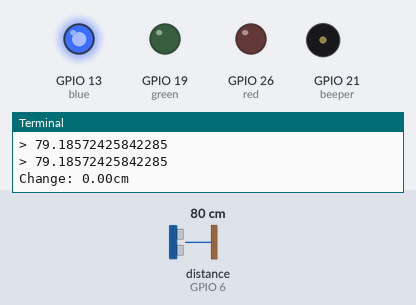
Simulated run of this program. Board: Raspberry Pi (BCM pin numbers). Parts: output pins drawn as LEDs (lit = HIGH), buzzer (waves = sounding, pin HIGH), the last lines printed to the terminal. Inputs (shaded band) come from the test bench; at power-on: distance to the obstacle (sensor on GPIO 6) 80 cm. The echo pulse lasts 58.3 µs per cm; the clock reads 2024-03-15 10:24:30 at power-on unless the program sets it; pins used as bus, display or sensor lines are not drawn.

Above: at 1.9 s.
2.0 s: distance to the obstacle (sensor on GPIO 6) set to 2 cm
At 2.54 s:
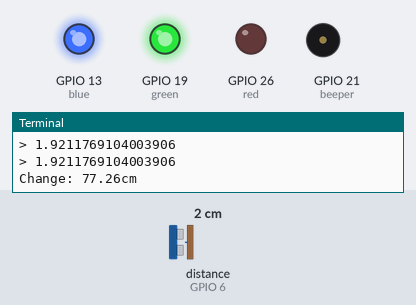
4.2 s: distance to the obstacle (sensor on GPIO 6) set to 120 cm
At 4.84 s:
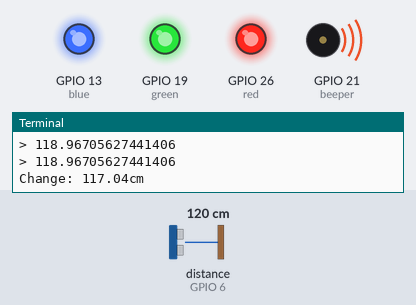
Timing chart, 0 to 7.2 s (numbered marks = the images above; inputs shaded):
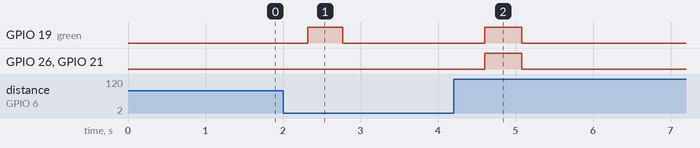

Measured:
- after the input at 2.0 s, GPIO 19 (green): LOW → HIGH after 0.32 s, → LOW 0.45 s later
- after the input at 4.2 s, GPIO 19 (green), GPIO 26 (red), GPIO 21 (beeper): LOW → HIGH after 0.40 s, → LOW 0.47 s later

The program:

UltrasonicWithLeds.py
```python
import RPi.GPIO as io
import time
import argparse
import math

# for breathing LED 100+ freq and changing duty cycle (% of time on) to dim
parser = argparse.ArgumentParser(formatter_class=argparse.ArgumentDefaultsHelpFormatter)
parser.add_argument("--freq", type=int, default=100, help="PWM frequency")
parser.add_argument("--delay", type=float, default=.05, help="Delay between freq changes")
args = parser.parse_args()


io.setwarnings(False)
io.setmode(io.BCM)

trigger = 5
echo = 6
red = 26
green = 19
blue = 13
beeper = 21


io.setup( trigger, io.OUT )
io.setup( beeper, io.OUT )
io.setup( red, io.OUT )
io.setup( green, io.OUT )
io.setup( blue, io.OUT )
io.setup( echo, io.IN )

_averageCount = 3    # how many distance reading to average
_sleepSec = .100

_threshold1 = 25  # moving 25/cm/(.5)sec (approx) turn on green light
_threshold2 = 100 # moving in faster, turn on red light


def getAverageDistance( count, sleepMs ):

	total = 0

	for i in range(count):
		dist = getDistance()
		total += dist
		print(">",dist)
		if ( i < count-1 ):
			time.sleep(sleepMs)
	return total / count

# get the distance, pulsing the sensor
# <returns>the distance or -1 if timed out waiting for response</returns>
def getDistance():
	# Send 10us pulse to trigger
	io.output(trigger, io.HIGH)
	time.sleep(.00001)
	io.output(trigger,io.LOW)

	# now wait for echo pulse, checking for timeouts so it doesn't get stuck
	stop = 0
	tempStop = 0

	tempStart = start = time.time()

	while (io.input(echo) == io.LOW):
		tempStop = start = time.time()
		if (tempStop - tempStart > .500):
			print ("Timed out in first wait")
			return -1

	tempStart = time.time()
	while (io.input(echo) == io.HIGH):
		stop = tempStop = time.time()
		if (tempStop - tempStart > .500):
			print("Timed out in second wait")
			return -1

	# Calculate pulse length
	elapsed = (stop - float(start))

	# Distance pulse travelled in that time is time
	# multiplied by the speed of sound (cm/s) cut
	# in half since time is round trip
	distance = elapsed * (34000 / 2)

	return distance

################ MAIN
io.output( trigger, io.LOW )
time.sleep(.5) # let it settle

try:

	prevDistance = getAverageDistance(_averageCount, _sleepSec)
	beeperOn = False

	io.output( blue, io.HIGH )

	while True:
		currentDistance = getAverageDistance(_averageCount, _sleepSec)
		change = abs(currentDistance - prevDistance)
		print ("Change: %0.2fcm" % change)

		if (change < _threshold1):
			io.output(green, io.LOW)
			io.output(red, io.LOW)
			if ( beeperOn ):
				io.output(beeper, io.LOW)
				beeperOn = False
		elif (change > _threshold2):
			io.output(beeper, io.HIGH)
			beeperOn = True
			io.output(green, io.HIGH)
			io.output(red, io.HIGH)
		else:
			io.output(green, io.HIGH)
		prevDistance = currentDistance

		time.sleep(.250)

except KeyboardInterrupt:
	pass

io.cleanup()
```
